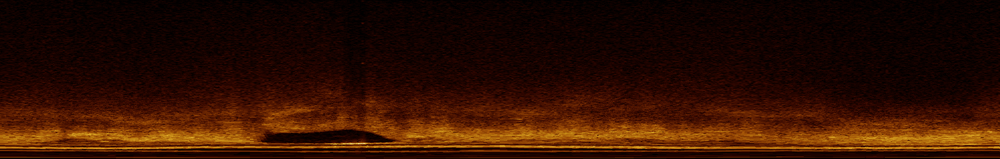
#> input picture DataImage/1/1e.png, 1000 x 159 px, shrunk from 2293 x 365 before the run
$ python RGB.py
#> lines starting #> are read from the running program, lines starting #| are printed output that depends on the picture
"""
分离RGB通道
卧槽这个牛
"""
import cv2

# 读取图像
image_path = "DataImage/1/1e.png"
image = cv2.imread(image_path)
#> image is the input picture: shape (159, 1000, 3); mean B, G, R 1.3, 16.1, 48.7

# 提取 RGB 通道值
b, g, r = cv2.split(image)
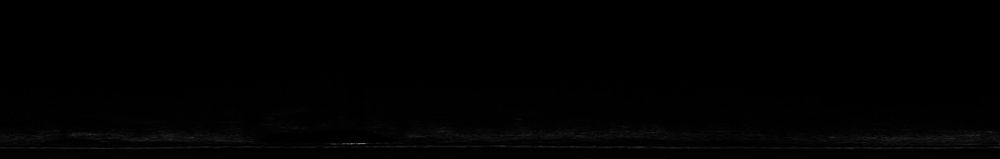
#> b: shape (159, 1000); min 0, max 115, mean 1.3
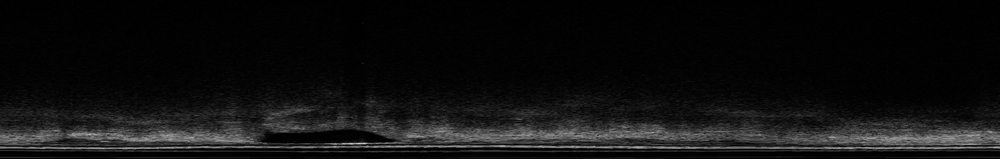
#> g: shape (159, 1000); min 0, max 213, mean 16.1
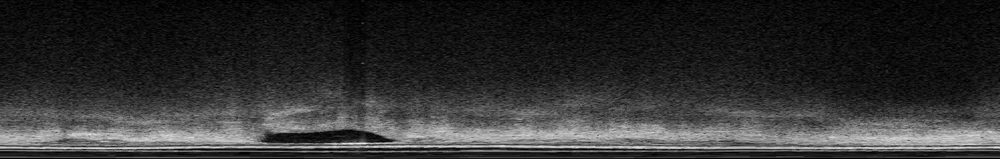
#> r: shape (159, 1000); min 0, max 244, mean 48.7

# 显示各通道图像
# cv2.imshow("Red", r)
# cv2.imshow("Green", g)
# cv2.imshow("Blue", b)

# # 保存绿色通道图像
output_path1 = "DataImage/1/1e_B.png"
cv2.imwrite(output_path1, b)
output_path2 = "DataImage/1/1e_R.png"
cv2.imwrite(output_path2, r)
output_path3 = "DataImage/1/1e_G.png"
cv2.imwrite(output_path3, g)

# 等待按键并关闭窗口
cv2.waitKey(0)
cv2.destroyAllWindows()

$ run again, with DataImage/1/10e.png copied over DataImage/1/1e.png
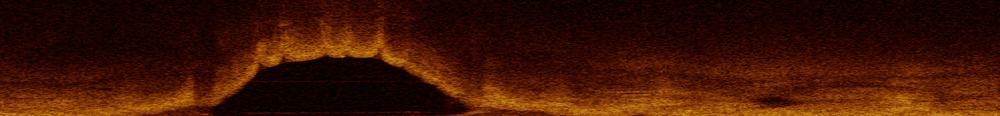
#> input picture DataImage/1/10e.png, 1000 x 116 px, shrunk from 2293 x 267 before the run
#> image is the input picture: shape (116, 1000, 3); mean B, G, R 1.4, 20, 62
#> `b, g, r = cv2.split(image)`:
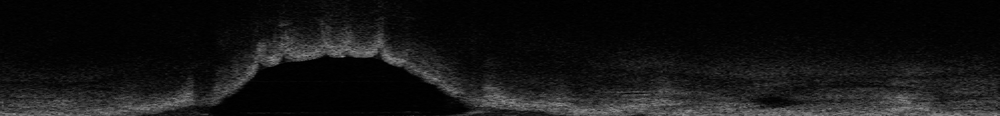
#> g: shape (116, 1000); min 0, max 147, mean 20
#> `b, g, r = cv2.split(image)`:
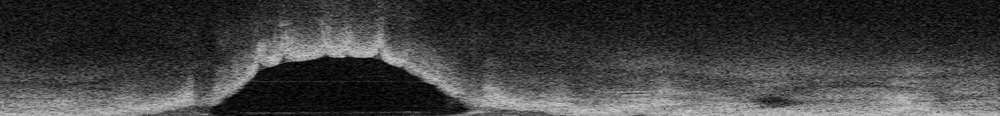
#> r: shape (116, 1000); min 0, max 208, mean 62

$ run again, with DataImage/1/2e.png copied over DataImage/1/1e.png
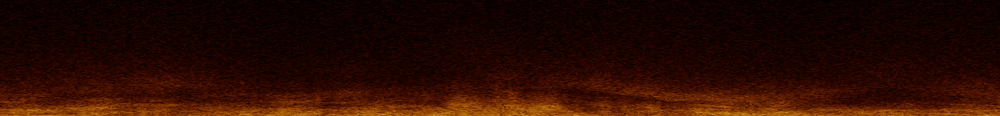
#> input picture DataImage/1/2e.png, 1000 x 116 px, shrunk from 2293 x 267 before the run
#> image is the input picture: shape (116, 1000, 3); mean B, G, R 0.6, 10.8, 41.8
#> `b, g, r = cv2.split(image)`:
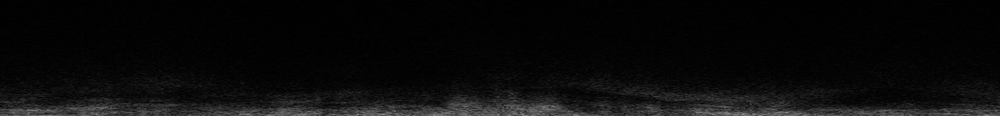
#> g: shape (116, 1000); min 0, max 142, mean 10.8
#> `b, g, r = cv2.split(image)`:
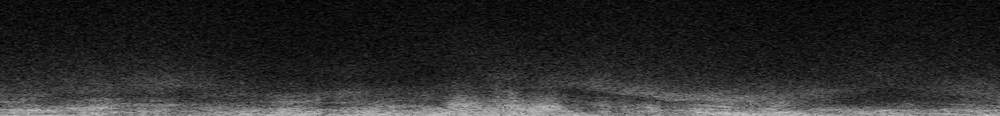
#> r: shape (116, 1000); min 0, max 203, mean 41.8

$ run again, with DataImage/1/3e.png copied over DataImage/1/1e.png
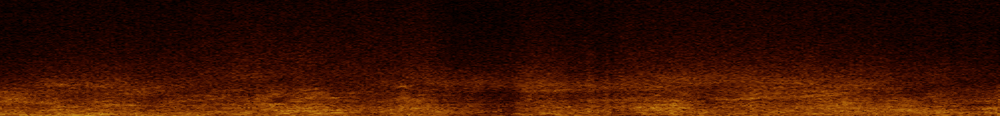
#> input picture DataImage/1/3e.png, 1000 x 116 px, shrunk from 2293 x 267 before the run
#> image is the input picture: shape (116, 1000, 3); mean B, G, R 0.9, 16.2, 56.1
#> `b, g, r = cv2.split(image)`:
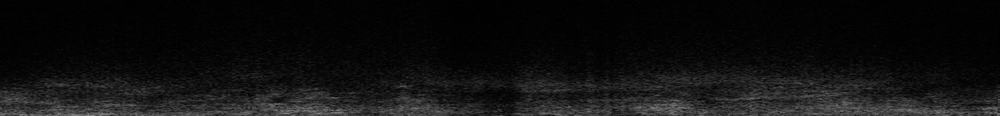
#> g: shape (116, 1000); min 0, max 137, mean 16.2
#> `b, g, r = cv2.split(image)`:
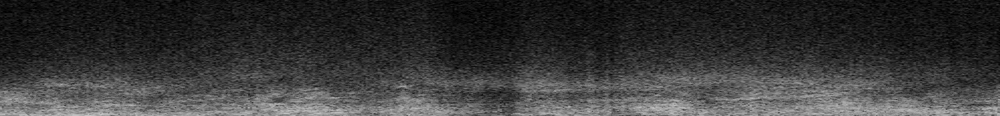
#> r: shape (116, 1000); min 0, max 198, mean 56.1
